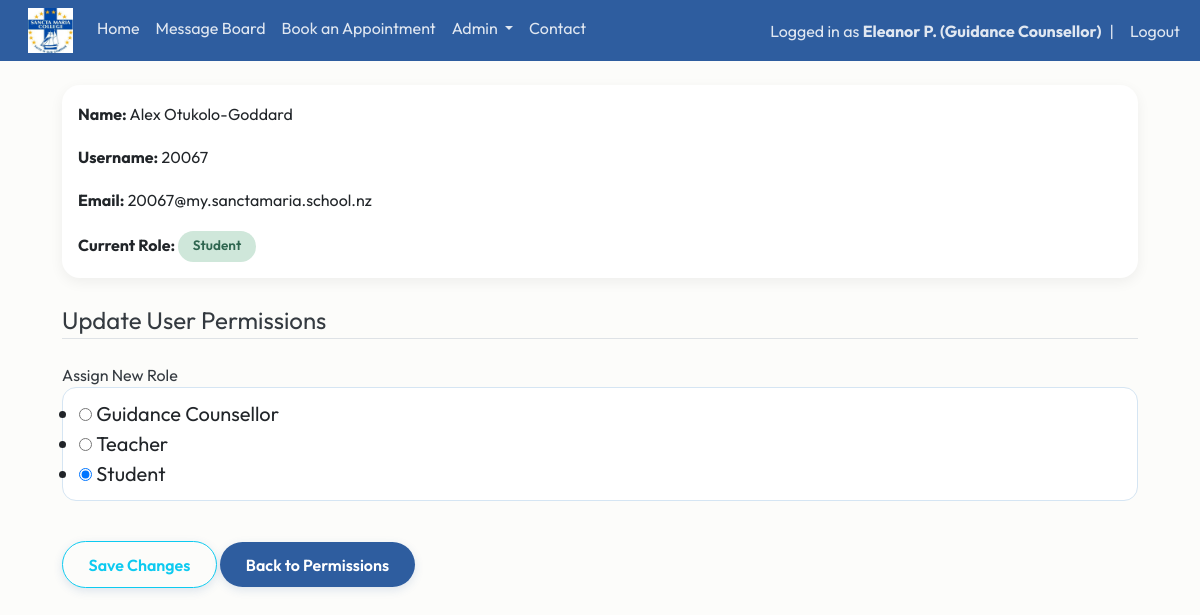
Screenshot of /update-user/2 (signed in) with the database file from the repository.
### website/models.py (models this page shows)
class User(db.Model, UserMixin):
    id = db.Column(db.Integer, primary_key=True)
    email = db.Column(db.String(150), unique=True)
    fname = db.Column(db.String(20))
    lname = db.Column(db.String(20))
    username = db.Column(db.String(150), unique=True)
    role = db.Column(db.String(150))
    password = db.Column(db.String(150))
    date_created = db.Column(db.DateTime(timezone=True), default=func.now())
    posts = db.relationship("Post", backref="user", cascade="all, delete-orphan")
    comments = db.relationship("Comment", backref="user", cascade="all, delete-orphan")
    likes = db.relationship("Like", backref="user", cascade="all, delete-orphan")
    appointments = db.relationship('Appointment', foreign_keys="Appointment.counsellor_id", back_populates="counsellor")

### website/views.py (the view)
@views.route("/update-user/<id>", methods=['GET', 'POST'])
@login_required
def update_user(id):
    if current_user.role not in ["Teacher", "Guidance Counsellor"]:
        flash("Access Denied", category='error')
        return redirect(url_for('views.home'))
    user = User.query.filter_by(id=id).first()
    form = UserPermissionUpdateForm()
    if form.validate_on_submit():
        user.role = form.role.data
        db.session.commit()
        flash("User Permissions Updated!", category="success")
        return redirect(url_for('views.permissions'))
    elif request.method =='GET':
        form.role.data = user.role
    return render_template("update_permissions.html", form=form, user=current_user, selected_user=user)

### website/forms.py
class UserPermissionUpdateForm(FlaskForm):
    role = RadioField("Assign New Role", choices=[('Guidance Counsellor'), ('Teacher'), ('Student')],validators=[DataRequired()])
    submit = SubmitField('Save Changes')

### website/__init__.py (called while the page is built)
def create_app():
    app = Flask(__name__)
    app.config['SECRET_KEY'] = "DQiAlMIU5u5eeLDw4KPMHx4d"
    app.config['SQLALCHEMY_DATABASE_URI'] = f'sqlite:///{DB_NAME}'
    db.init_app(app)
    from .views import views
    from .auth import auth
    app.register_blueprint(views, url_prefix="/")
    app.register_blueprint(auth, url_prefix="/")
    from .models import User, Post
    with app.app_context():
        db.create_all()
    login_manager = LoginManager()
    login_manager.login_view = "auth.login"
    login_manager.init_app(app)
    @login_manager.user_loader
    def load_user(id):
        return User.query.get(int(id))
    return app

### website/templates/update_permissions.html (shortened to what this page needs)
{% extends "template.html" %} {% block title %} Update User Permissions {% endblock %}
{% block content %}
<div class="container">
<br/>
    <div class="content-section">
        <form method="POST" action="">
            <div class="card mb-4">
                <div class="card-body">
                    <p><strong>Name:</strong>
                        {{ selected_user.fname }}
                        {{ selected_user.lname }}
                    </p>
                    <p><strong>Username:</strong>
                        {{ selected_user.username }}
                    </p>
                    <p><strong>Email:</strong>
                        {{ selected_user.email }}
                    </p>
                    <p class="mb-0">
                        <strong>Current Role:</strong>
                        {% if selected_user.role == "Student" %}
                            <span class="badge bg-success">Student</span>
                        {% elif selected_user.role == "Teacher" %}
                            <span class="badge bg-warning">Teacher</span>
                        {% else %}
                            <span class="badge bg-primary">Guidance Counsellor</span>
                        {% endif %}
                    </p>
                </div>
            </div>
            <fieldset class="form-group">
                <legend class="border-bottom mb-4">Update User Permissions</legend>
                <div class="form-group">
                    {{ form.role.label(class="form-control-label") }}
                    {% if form.role.errors %}
                        {{ form.role(class="form-control form-control-lg is-invalid") }}
                        <div class="invalid-feedback">
                            {% for error in form.role.errors %}
                                <span>{{ error }}</span>
                            {% endfor %}
                        </div>
                    {% else %}
                        {{ form.role(class="form-control form-control-lg") }}
                    {% endif %}
                </div>
            </fieldset>
            <br/>
                <div class="form-group">
                {{ form.submit(class="btn btn-outline-info") }}
                    <a href="/permissions">
                        <button class="btn btn-primary" type="button"> Back to Permissions </button>
                    </a>
                </div>
        </form>
    </div>
</div>
 {% endblock %}

### website/templates/template.html (shortened to what this page needs)
<!DOCTYPE html>
<html>
    <head>
        <link href="https://cdn.jsdelivr.net/npm/bootstrap@5.3.8/dist/css/bootstrap.min.css" rel="stylesheet">
        <link rel="stylesheet" type="text/css" href="{{ url_for('static', filename='main.css') }}">
    </head>
    <body>
        <nav class="navbar navbar-expand-lg sticky-top">
            <div class="container-fluid">
              <div class="collapse navbar-collapse" id="navbarSupportedContent">
                <ul class="navbar-nav me-auto mb-2 mb-lg-0">
                  <li class="nav-item">
                      <a class="navbar-brand" href="/home">
                          <img src="{{ url_for('static', filename='img/schoollogo.jpg') }}" width="45px" height="45px">
                      </a>
                  </li>
                  <li class="nav-item">
                      <a class="nav-link {% if request.path == '/home' %}active{% endif %}" href="/home">Home</a>
                  </li>
                  {% if user.is_authenticated %}
                  <li class="nav-item">
                    <a class="nav-link {% if request.path == '/blog' %}active{% endif %}" href="/blog">Message Board</a>
                  </li>
                  <li class="nav-item">
                      <a class="nav-link {% if request.path == '/book-appointment' %}active{% endif %}" href="/book-appointment">Book an Appointment</a>
                  </li>
                  {% if current_user.role in ["Guidance Counsellor", "Teacher"] %}
                  <li class="nav-item dropdown">
                      <a class="nav-link dropdown-toggle {% if request.path in ['/notifications', '/permissions'] %}active{% endif %}"
                        href="#"
                        role="button"
                        data-bs-toggle="dropdown"
                        aria-expanded="false">
                            Admin
                      </a>
                  </li>
                  {% endif %}
                  {% endif %}
                  <li class="nav-item">
                      <a class="nav-link {% if request.path == '/contact' %}active{% endif %}" href="/contact">Contact</a>
                  </li>
                </ul>
                <ul class="navbar-nav ms-auto align-items-center">
                {% if user.is_authenticated %}
                <li class="nav-item">
                    <span class="navbar-text">
                        Logged in as <strong>{{ user.fname }} {{ user.lname[0] }}. ({{ user.role }})</strong>
                    </span>
                </li>
                <li class="nav-item mx-2">
                    <span class="navbar-text">|</span>
                </li>
                <li class="nav-item">
                    <a class="nav-link py-0" href="/logout">Logout</a>
                </li>
                {% endif %}
                </ul>
              </div>
            </div>
          </nav>
        <main>{% block content %} {% endblock %}</main>
      </body>
</html>

### website/static/main.css (style rules this page uses)
:root { --navy: #2E5D9F; --blue: #5D8CC7; --seafoam: #e7f3fc; --light-blue: #F5FAFE; --cream: #FCFCFA; --text: #343A40; --danger: #C86B6B; --radius: 18px; --section-padding: 6rem; }
.navbar { background-color:var(--navy); }
.navbar .nav-link, .navbar .navbar-text { color: rgba(255,255,255,0.85); transition: 0.2s ease; }
body { background-color: var(--cream); color: var(--text); font-family: 'Outfit', Arial, sans-serif; }
p { line-height:1.7; }
.container { max-width: 1100px; }
.card { border: none; border-radius: var(--radius); box-shadow: 0 4px 14px rgba(0,0,0,0.06); transition: transform 0.25s ease, box-shadow 0.25s ease; }
.badge { padding: .55rem .9rem; border-radius: 20px; font-size: .85rem; font-weight: 600; }
.bg-success { background:#CFE7DA !important; color:#2F6650 !important; }
.btn { border-radius: 30px; padding: .65rem 1.6rem; font-weight: 600; transition: all .25s ease; box-shadow: 0 3px 10px rgba(46,93,159,.15); }
.btn-primary { background: var(--navy); border: none; color: white; }
form { padding-bottom:1rem; }
.form-control, .form-select { border-radius:14px; border:1px solid #D5E5F3; padding:.7rem 1rem; }

### rows the page displays
User: fname "Eleanor", lname "P", role "Guidance Counsellor"
User: fname "Alex", lname "Otukolo-Goddard", username "20067", email "20067@my.sanctamaria.school.nz", role "☐ Guidance Counsellor ☐ Teacher ☑ Student"
